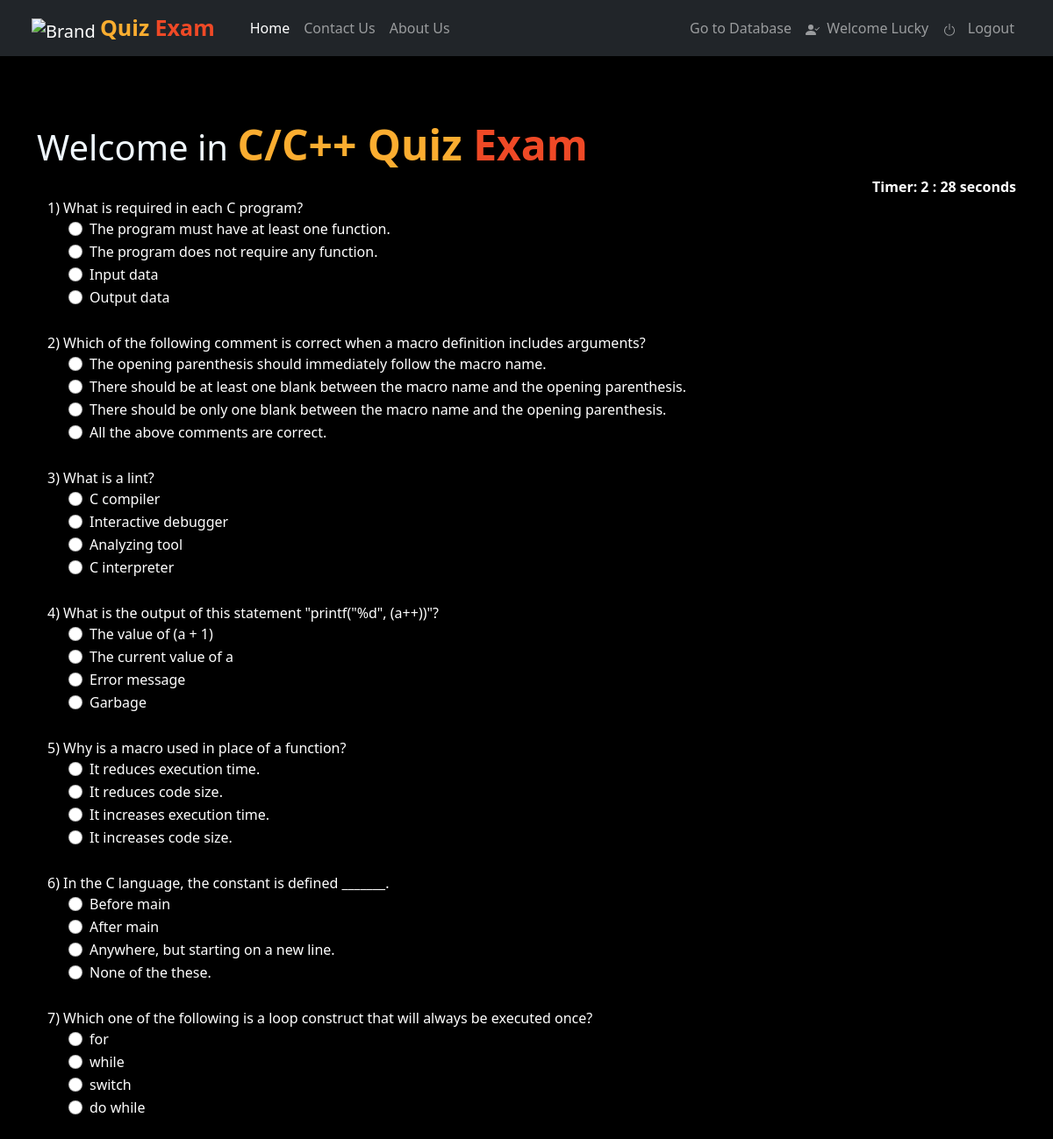
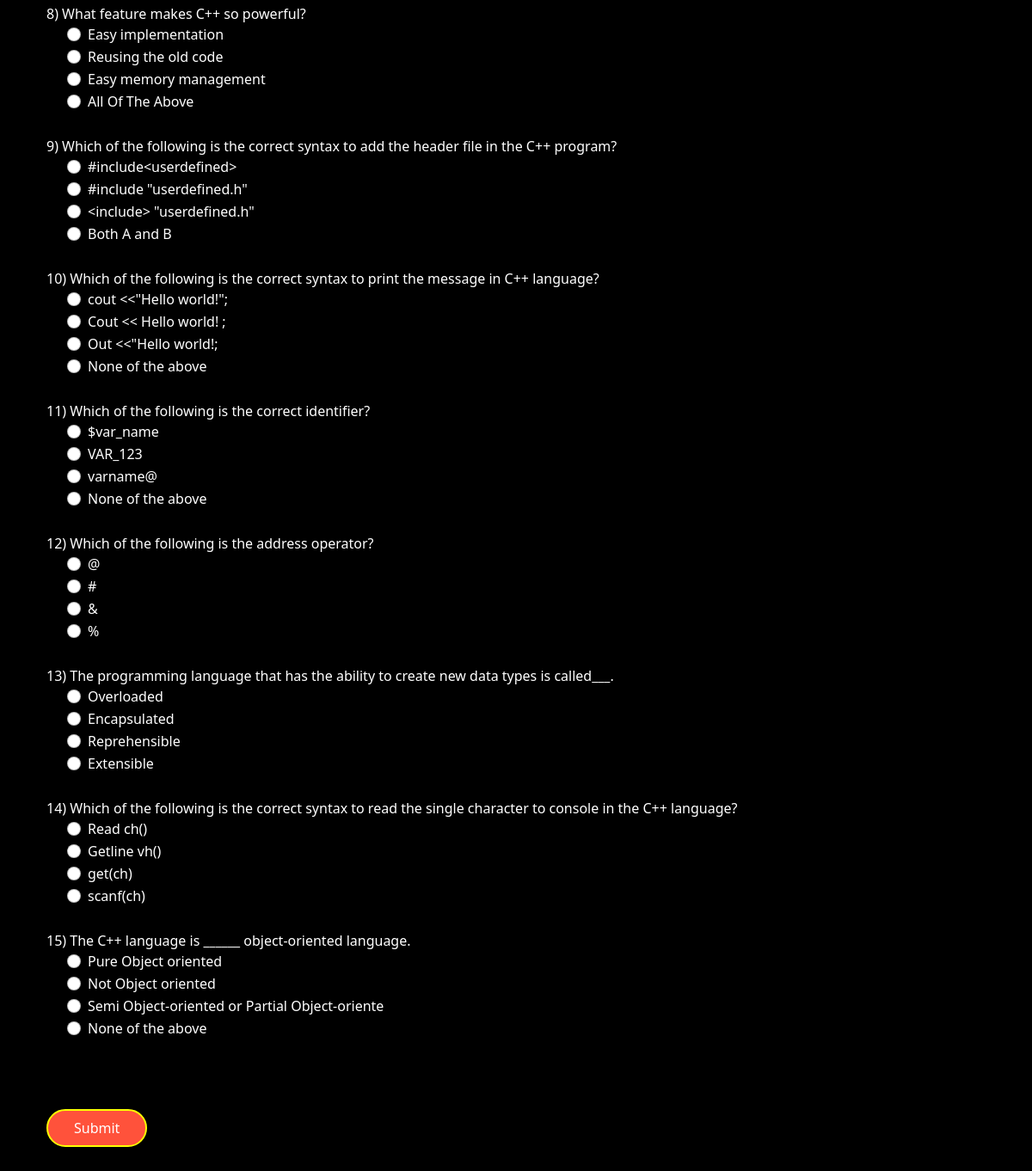
/ques2/ (signed in), run on the app's committed database (2 pictures, top to bottom).
### user/models.py (models this page shows, shortened)
class QuesModel2(models.Model):
    question2 = models.CharField(max_length=200,null=True)
    op1 = models.CharField(max_length=200,null=True)
    op2 = models.CharField(max_length=200,null=True)
    op3 = models.CharField(max_length=200,null=True)
    op4 = models.CharField(max_length=200,null=True)
    ans = models.CharField(max_length=200,null=True)

### user/views.py (the view)
# urls.py: path('ques2/', user_view.ques2, name ='ques2'),
def ques2(request):
    if request.method == 'POST':
        questions=QuesModel2.objects.all()
        score=0
        wrong=0
        correct=0
        total=0
        for q in questions:
            total+=1
            print(request.POST.get(q.question2))
            print(q.ans)
            print()
            if q.ans ==  request.POST.get(q.question2):
                score+=10
                correct+=1
            else:
                wrong+=1
        percent = score/(total*10) *100
        context = {
            'score':score,
            'time': request.POST.get('timer'),
            'correct':correct,
            'wrong':wrong,
            'percent':percent,
            'total':total
        }
        return render(request,'user/result.html',context)
    else:
        questions=QuesModel2.objects.all()
        context = {
            'question2':questions
        }
        return render(request,'user/ques2.html',context)

### user/templates/user/ques2.html (shortened to what this page needs)
{% load static %} {% load crispy_forms_tags %}
<!DOCTYPE html>
<html lang="en">
<head>
    <link href="https://cdn.jsdelivr.net/npm/bootstrap@5.1.3/dist/css/bootstrap.min.css" rel="stylesheet">
    <link rel="stylesheet" href="https://cdnjs.cloudflare.com/ajax/libs/font-awesome/4.7.0/css/font-awesome.min.css">
</head>
<body class="container-fluid hello" oncopy="return false" oncut="return false" onpaste="return false">
    <header class="row">
        <nav class="navbar navbar-expand-lg navbar-dark bg-dark">
            <div class="container-fluid">
                <a class="navbar-brand" href="/">
                    <img alt="Brand" src="https://upload.wikimedia.org/wikipedia/commons/a/aa/Guess_Quiz_Logo.png" width="40" height="40" class=" ">
                    <span class="head1">Quiz </span><span class="head2">Exam</span>
                </a>
              <div class="collapse navbar-collapse" id="navbarSupportedContent">
                <ul class="navbar-nav me-auto mb-2 mb-lg-0">
                  <li class="nav-item">
                    <a class="nav-link active" aria-current="page" href="/">Home</a>
                  </li>
                  <li class="nav-item"><a class="nav-link " href="{% url 'contact' %}">Contact Us</a></li>
                  <li class="nav-item"><a class="nav-link " href="{% url 'about' %}">About Us</a></li>
                </ul>
                            <ul class="navbar-nav justify-content-end">
                                {% if user.is_superuser %}
                                <li class="nav-item"><a class="nav-link " href="/user/nikhilluckyjyoti/QuizExam/">Go to Database</a></li>
                                {% endif %}
                                {% if user.is_authenticated %}
                                <li class="nav-item"><a class="nav-link " href="{% url 'index' %}"> &nbsp;  Welcome {{user.username}}</a></li>
                                <li class="nav-item"><a class="nav-link " href="{% url 'logout' %}"><svg xmlns="http://www.w3.org/2000/svg" width="16" height="16" fill="currentColor" class="bi bi-power" viewBox="0 0 16 16">
                                    <path d="M7.5 1v7h1V1h-1z"/>
                                    <path d="M3 8.812a4.999 4.999 0 0 1 2.578-4.375l-.485-.874A6 6 0 1 0 11 3.616l-.501.865A5 5 0 1 1 3 8.812z"/>
                                  </svg> &nbsp; Logout</a></li>
                            {% endif %}
            </div>
          </nav>
    </header>
    <br/>
    <br>
    <br> {% if user.is_authenticated %}
    <div class="container " onmousedown="return false" onmouseup="return false" onselect="return false">
        <h1><span style="color: aliceblue;">Welcome in </span> <span class="head8"> C/C++ Quiz </span> <span class="head9">Exam</span></h1>
        <div align="right " id="displaytimer" style="color: white;"><b>Timer: 0 seconds</b></div>
        <form method='post' action='' name="form1" id="form1" class="container form">
            {% csrf_token %} {% for q in question2%}
            <div class="form-group">
                <label for="question">{{q.question2}}</label>
            </div>
            <div class="form-check">
                <div class="form-check">
                    <input class="form-check-input" type="radio" name="{{q.question}}" id="gridRadios1" value="option1">
                    <label class="form-check-label" for="gridRadios1">
                    {{q.op1}}
                </label>
                </div>
                <div class="form-check">
                    <input class="form-check-input" type="radio" name="{{q.question}}" id="gridRadios2" value="option2">
                    <label class="form-check-label" for="gridRadios2">
                    {{q.op2}}
                </label>
                </div>
                <div class="form-check">
                    <input class="form-check-input" type="radio" name="{{q.question}}" id="gridRadios1" value="option3">
                    <label class="form-check-label" for="gridRadios1">
                    {{q.op3}}
                </label>
                </div>
                <div class="form-check">
                    <input class="form-check-input" type="radio" name="{{q.question}}" id="gridRadios2" value="option4">
                    <label class="form-check-label" for="gridRadios2">
                    {{q.op4}}
                </label>
                </div>
                <br>
            </div>
            {% endfor %}
            <br>
            <button type="submit" class="btn btn-primary form">Submit</button>
        </form>
        {% endif %}
    </div>

### user/templates/user/ques2.html (style rules this page uses)
.hello { background-color: black; }
.head2 { color: #FBAD30; font-size: 25px; font-weight: bold; }
.head1 { color: #FBAD30; font-size: 25px; font-weight: bold; }
.head8 { color: #FBAD30; font-size: 3rem; font-weight: bold; }
.head9 { color: #EF4926; font-size: 3rem; font-weight: bold; }
.head2 { color: #EF4926; font-size: 25px; font-weight: bold; }
.btn { padding: 8px 30px; margin: 30px 0; background-color: #ff523b; color: #fff; border: 2px solid yellow; border-radius: 30px; cursor: pointer; }
.form { color: white; }

### data on the page
QuesModel2: question2 "1) What is required in each C program?", op1 "The program must have at least one function.", op2 "The program does not require any function.", op3 "Input data", op4 "Output data"
QuesModel2: question2 "2) Which of the following comment is correct when a macro definition includes arguments?", op1 "The opening parenthesis should immediately follow the macro name.", op2 "There should be at least one blank between the macro name and the opening parenthesis.", op3 "There should be only one blank between the macro name and the opening parenthesis.", op4 "All the above comments are correct."
QuesModel2: question2 "3) What is a lint?", op1 "C compiler", op2 "Interactive debugger", op3 "Analyzing tool", op4 "C interpreter"
QuesModel2: question2 "4) What is the output of this statement \"printf(\"%d\", (a++))\"?", op1 "The value of (a + 1)", op2 "The current value of a", op3 "Error message", op4 "Garbage"
QuesModel2: question2 "5) Why is a macro used in place of a function?", op1 "It reduces execution time.", op2 "It reduces code size.", op3 "It increases execution time.", op4 "It increases code size."
QuesModel2: question2 "6) In the C language, the constant is defined _______.", op1 "Before main", op2 "After main", op3 "Anywhere, but starting on a new line.", op4 "None of the these."
QuesModel2: question2 "7) Which one of the following is a loop construct that will always be executed once?", op1 "for", op2 "while", op3 "switch", op4 "do while"
QuesModel2: question2 "8) What feature makes C++ so powerful?", op1 "Easy implementation", op2 "Reusing the old code", op3 "Easy memory management", op4 "All Of The Above"
QuesModel2: question2 "9) Which of the following is the correct syntax to add the header file in the C++ program?", op1 "#include<userdefined>", op2 "#include \"userdefined.h\"", op3 "<include> \"userdefined.h\"", op4 "Both A and B"
QuesModel2: question2 "10) Which of the following is the correct syntax to print the message in C++ language?", op1 "cout <<\"Hello world!\";", op2 "Cout << Hello world! ;", op3 "Out <<\"Hello world!;", op4 "None of the above"
QuesModel2: question2 "11) Which of the following is the correct identifier?", op1 "$var_name", op2 "VAR_123", op3 "varname@", op4 "None of the above"
QuesModel2: question2 "12) Which of the following is the address operator?", op1 "@", op2 "#", op3 "&", op4 "%"
QuesModel2: question2 "13) The programming language that has the ability to create new data types is called___.", op1 "Overloaded", op2 "Encapsulated", op3 "Reprehensible", op4 "Extensible"
QuesModel2: question2 "14) Which of the following is the correct syntax to read the single character to console in the C++ language?", op1 "Read ch()", op2 "Getline vh()", op3 "get(ch)", op4 "scanf(ch)"
QuesModel2: question2 "15) The C++ language is ______ object-oriented language.", op1 "Pure Object oriented", op2 "Not Object oriented", op3 "Semi Object-oriented or Partial Object-oriente", op4 "None of the above"

### other printed values
{{ user.username }} "Lucky"
